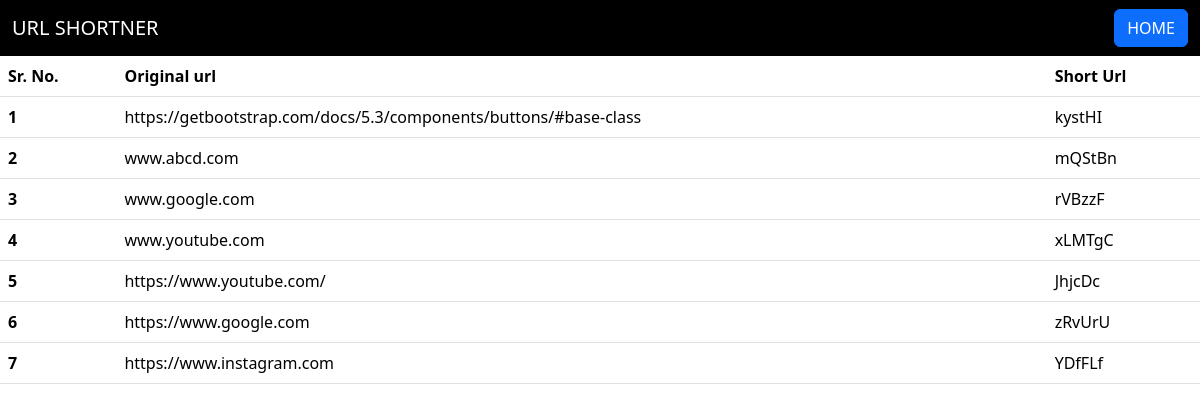
The page /display on the database its author committed.
### urshort/models.py (models this page shows, shortened)
class ShortUrl (models.Model):
    long_url = models.URLField(max_length=500)
    short_code = models.CharField(max_length=100)
    date_time_created = models.DateTimeField()

### urshort/views.py (the view)
# urls.py: path('display', display, name='display'),
def display(request):
    query_set = ShortUrl.objects.all()
    context = {'url': query_set}
    return render(request, 'display.html', context)

### urshort/templates/display.html
{% extends "base.html" %}
{% block start %}
<table class="table">
    <thead>
      <tr>
        <th scope="col">Sr. No.</th>
        <th scope="col">Original url</th>
        <th scope="col">Short Url</th>
      </tr>
    </thead>
    <tbody>
        {% for url in url %}
      <tr>
        <th scope="row">{{forloop.counter}}</th>
        <td>{{url.long_url}}</td>
        <td>{{url.short_code}}</td>
      </tr>
     {% endfor %}
    </tbody>
  </table>
    {% endblock  %}

### urshort/templates/base.html (shortened to what this page needs)
<!DOCTYPE html>
<html lang="en">
<head>
    <title>{{page}}</title>    <link href="https://cdn.jsdelivr.net/npm/bootstrap@5.3.2/dist/css/bootstrap.min.css" rel="stylesheet">
</head>
<body >
    <nav class="navbar bg-black ">
        <div class="container-fluid">
          <a class="navbar-brand" style="color: white;">URL SHORTNER</a>
          <form class="d-flex" role="search">
            <a href='/' class="btn btn-primary" type="submit">HOME</a>
          </form>
        </div>
      </nav>
    {% block start %}
    {% endblock  %}
</body>
</html>

### rows shown on the page
ShortUrl: long_url "https://getbootstrap.com/docs/5.3/components/buttons/#base-class", short_code "kystHI"
ShortUrl: long_url "www.abcd.com", short_code "mQStBn"
ShortUrl: long_url "www.google.com", short_code "rVBzzF"
ShortUrl: long_url "www.youtube.com", short_code "xLMTgC"
ShortUrl: long_url "https://www.youtube.com/", short_code "JhjcDc"
ShortUrl: long_url "https://www.google.com", short_code "zRvUrU"
ShortUrl: long_url "https://www.instagram.com", short_code "YDfFLf"
